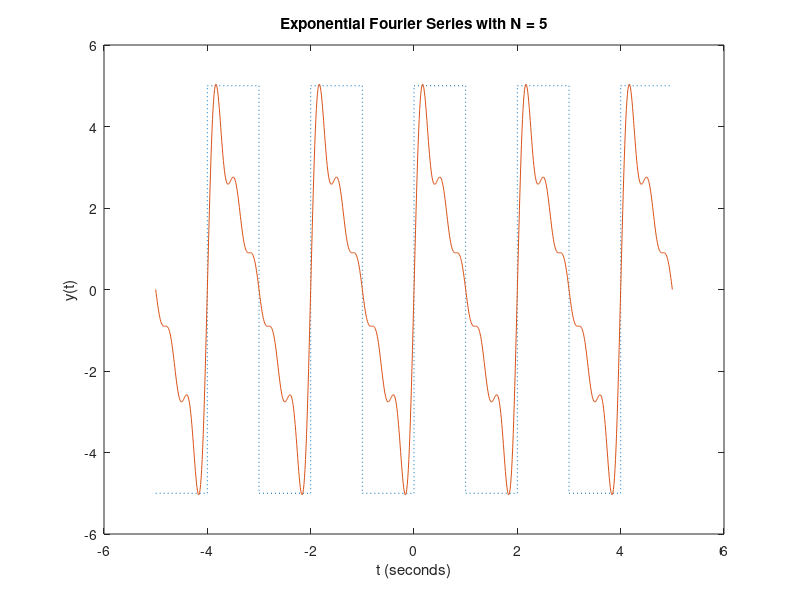

MATLAB code to generate this figure:
clear;
close;

A = input('Enter Ampitude A :   ');
M = input('Enter limts of Summation N, where Summation limes -N:N :   ');
T0 = 2;
wo = 2*pi/T0;                          
c0 = 0;                            
for i = 0:M
N = i;
t = -5:0.01:5;                     
figure(1)                          
y = c0*ones(size(t));

nvec = [-N:-1:-1,1:N];            
for n = nvec,      %<<<<<<<<<<<<<<<  the problem is here, it can't be ( -N:1:N ) or ( -N:N )             
  cn = 2/(1j*n*wo);                 
  y = y + A*real(cn*exp(1j*n*wo*t)); 
  printf('\nFourier coefficent C %d\n', n)
  printf('%G\n', cn)
end
cla;
P = T0/2;
plot([-5 -4 -4 -3 -3 -2 -2 -1 -1  0 0  1 1 2 2 3 3 4 4 5],...    
     [-A -A A A  -A -A  A  A -A -A A A -A -A A A -A -A A A], ':');
hold;
plot(t,y);         
xlabel('t (seconds)'); ylabel('y(t)');
ttle = ['Exponential Fourier Series with N = ',...
         num2str(N)];
title(ttle);
hold;
pause(0.5);
end